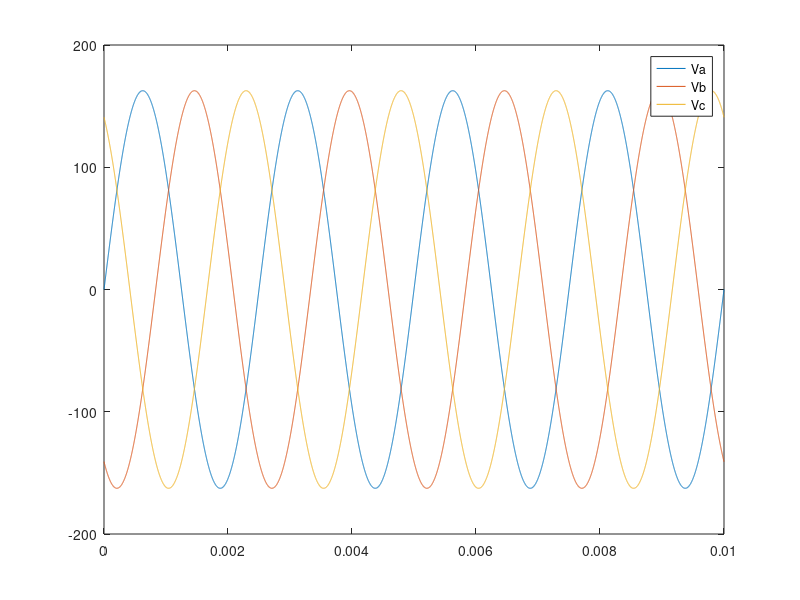
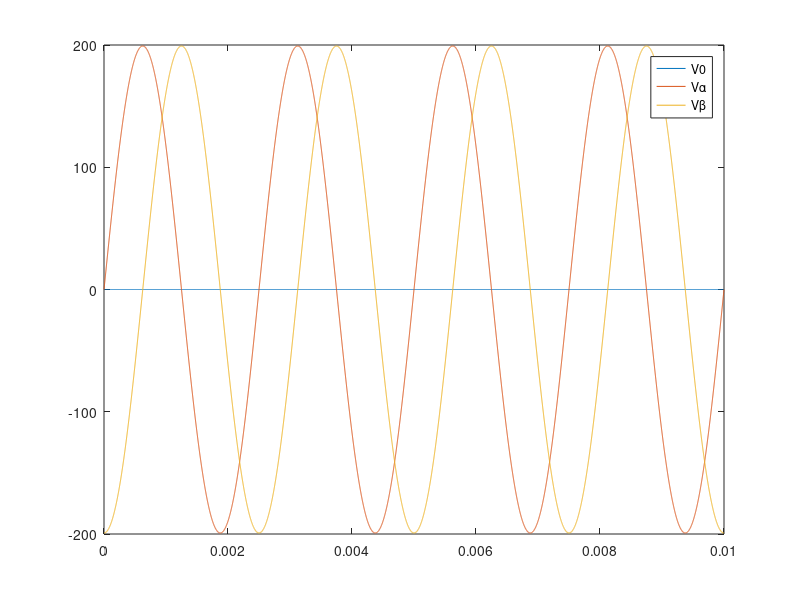
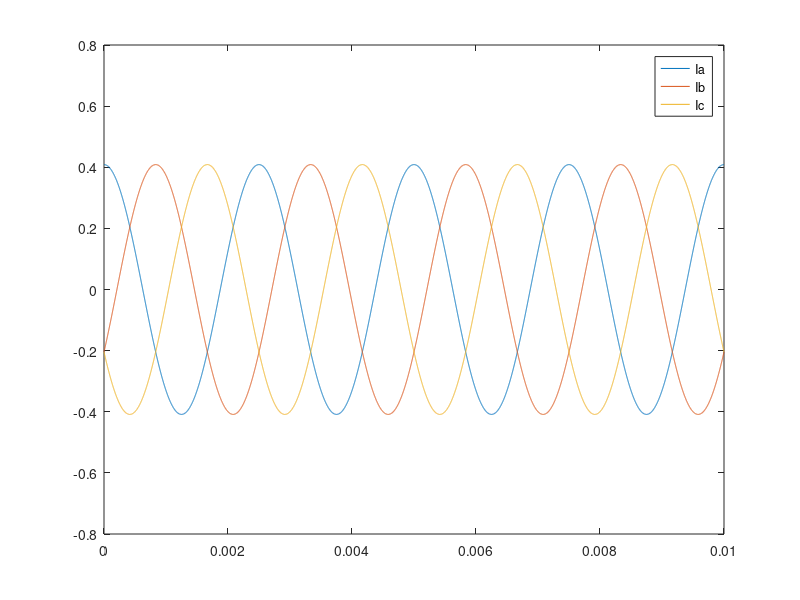
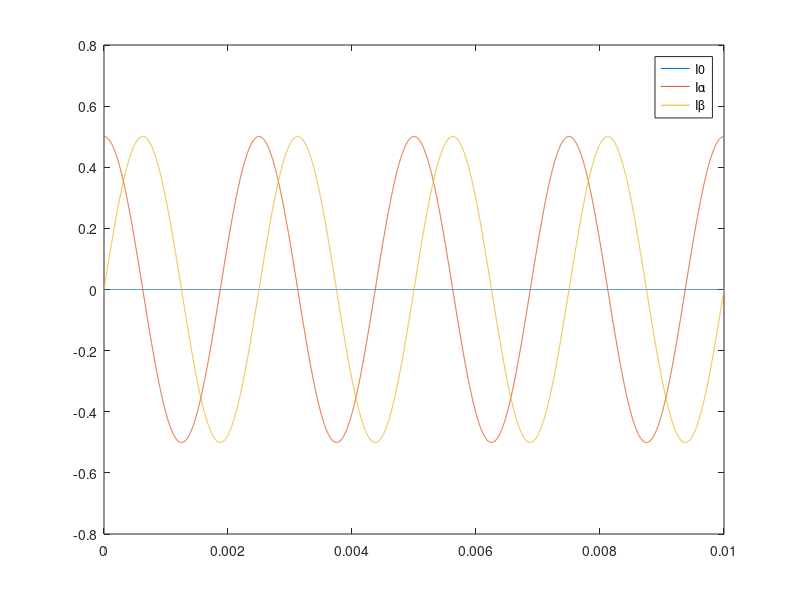

These charts were generated, in order, by the following MATLAB code:
clear all
close all
clc

t = 0:1e-6:0.01;

%%
Vrms = 115;
Va = Vrms*sqrt(2)*sin(2*pi*400*t);
Vb = Vrms*sqrt(2)*sin(2*pi*400*t-2*pi/3);
Vc = Vrms*sqrt(2)*sin(2*pi*400*t-4*pi/3);

cl = sqrt(2/3)*[1/sqrt(2) 1/sqrt(2) 1/sqrt(2); 1 -1/2 -1/2;0 sqrt(3)/2 -sqrt(3)/2]*[Va;Vb;Vc];

V0 = cl(1,:);
Valpha = cl(2,:);
Vbeta = cl(3,:);

figure;
plot(t,Va,t,Vb,t,Vc);
legend('Va','Vb','Vc');

figure;
plot(t,V0,t,Valpha,t,Vbeta);
legend('V0','V\alpha','V\beta');

%%
Z = 1/(2*pi*400*1e-6);
Irms = Vrms/Z;
Ia = Irms*sqrt(2)*sin(2*pi*400*t+pi/2);
Ib = Irms*sqrt(2)*sin(2*pi*400*t-2*pi/3+pi/2);
Ic = Irms*sqrt(2)*sin(2*pi*400*t-4*pi/3+pi/2);

cl = sqrt(2/3)*[1/sqrt(2) 1/sqrt(2) 1/sqrt(2); 1 -1/2 -1/2;0 sqrt(3)/2 -sqrt(3)/2]*[Ia;Ib;Ic];

I0 = cl(1,:);
Ialpha = cl(2,:);
Ibeta = cl(3,:);

figure;
plot(t,Ia,t,Ib,t,Ic);
legend('Ia','Ib','Ic');

figure;
plot(t,I0,t,Ialpha,t,Ibeta);
legend('I0','I\alpha','I\beta');

%%

P0 = V0.*I0;
P = Valpha.*Ialpha + Vbeta.*Ibeta;
Q = Vbeta.*Ialpha - Valpha.*Ibeta;

figure;
plot(t,P0,t,P,t,Q);
legend('P0','P','Q');
